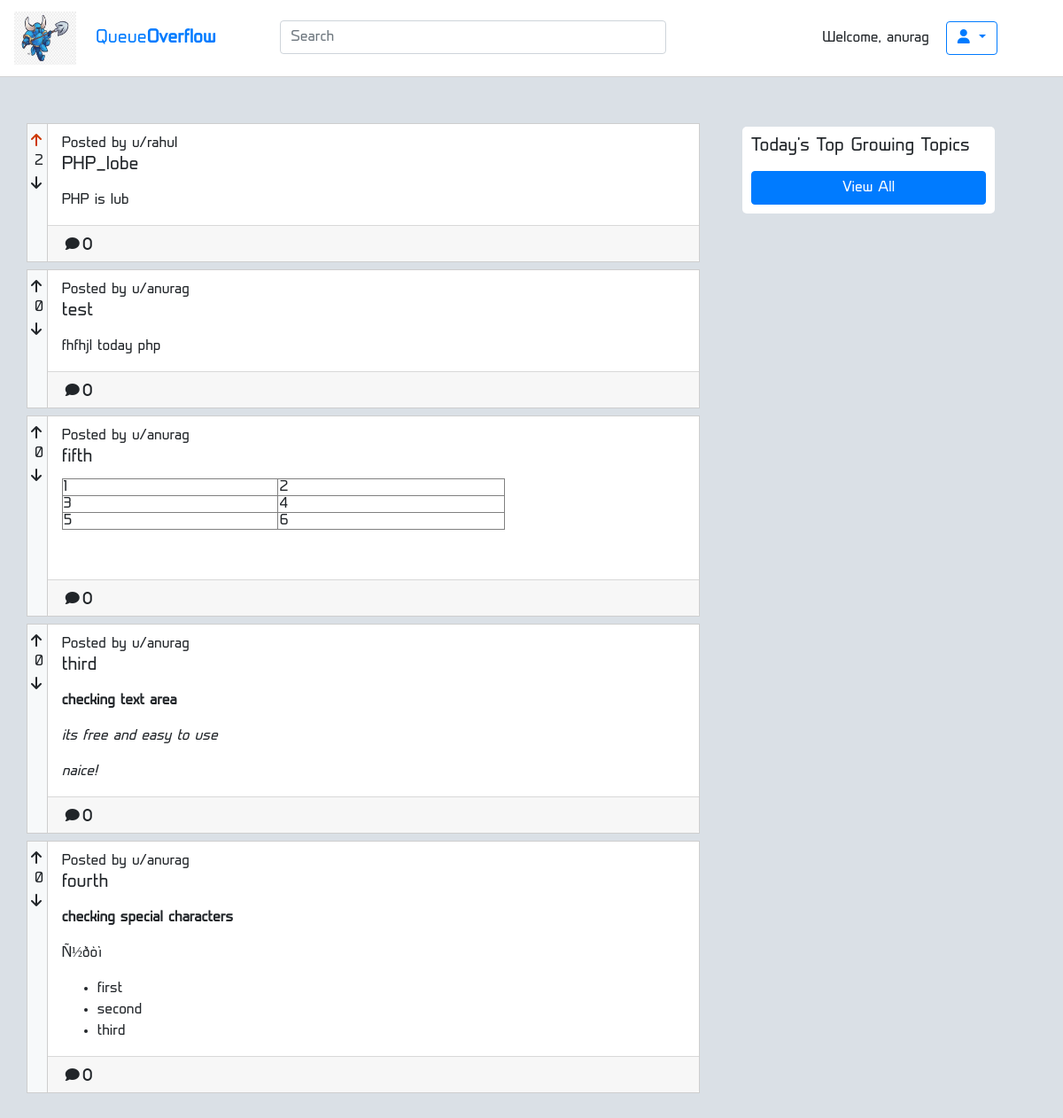
The app's page /index.php (signed in) with its own data.
### tables this page shows
CREATE TABLE `thread` (
  `tid` int(11) NOT NULL,
  `title` varchar(50) NOT NULL,
  `body` varchar(300) DEFAULT NULL,
  `dateOfCreation` date DEFAULT NULL,
  `creatorId` int(11) DEFAULT NULL,
  `categoryId` int(11) DEFAULT NULL,
  `vote` int(11) DEFAULT '0',
  `status` binary(1) DEFAULT '1'
);

CREATE TABLE `user` (
  `uid` int(11) NOT NULL,
  `username` varchar(30) NOT NULL,
  `password` varchar(30) NOT NULL,
  `email` varchar(30) NOT NULL,
  `name` varchar(30) NOT NULL,
  `mobile` int(10) NOT NULL,
  `country` varchar(30) NOT NULL,
  `gender` varchar(6) NOT NULL
);

### index.php (the view, shortened to what this page needs)
<?php
require "navbar.php"
?>
<div class="container py-5 ">
    <div class=row>
        <div class="col-8">
            <?php
                if(isset($_SESSION['id'])){
                    require "auth/config.php";
                    $sql = "SELECT * FROM thread NATURAL JOIN (SELECT follow as categoryId FROM pivot WHERE uid=".$_SESSION['id'].") as T ORDER BY dateOfCreation DESC";
                    $result = $conn->query($sql);
                    if($result->num_rows>0)
                    {
                        while($row = $result->fetch_assoc())
                        {
                            $sqlPoster = "SELECT username FROM user WHERE uid=".$row['creatorId'];
                            $resultPoster = $conn->query($sqlPoster);
                            $poster = $resultPoster->fetch_assoc();
                            $sqlcheck = "SELECT * FROM voting WHERE tid=".$row['tid']." AND uid=".$_SESSION['id'].";";
                            $resultcheck = $conn->query($sqlcheck);
                            $rowcheck = $resultcheck->fetch_assoc();
                            $upclass=null;
                            $downclass=null;
                            if($rowcheck['upvoted']==1)
                            {
                                $upclass="upped";
                                $downclass="down";
                            }
                            else if($rowcheck['downvoted']==1)
                            {
                                $upclass="up";
                                $downclass="downed";
                            }
                            else{
                                $upclass="up";
                                $downclass="down";
                            }
                            echo'<div class=" px-0 py-1">
                                <div class="row  " style="border:1px solid rgb(206, 206, 206);">
                                    <div class="vote-col pl-1" style="border-right:1px solid rgb(206, 206, 206);">
                                        <div id="u'.$row['tid'].'" class="'.$upclass.'" onClick="upvote('.$row['tid'].')"><i class="fa fa-arrow-up" aria-hidden="true"></i></div>
                                        <div id="v'.$row['tid'].'" class="vote p-1">'.$row['vote'].'</div>
                                        <div id="d'.$row['tid'].'" class="'.$downclass.'" onClick="downvote('.$row['tid'].')"><i class="fa fa-arrow-down" aria-hidden="true"></i></div>
                                    </div>
                                    <div class="data-col px-0 pb-0">
                                        <div class="pl-3">
                                        Posted by u/'.$poster['username'].'
                                        <h5 class="card-title">'.$row['title'].'</h5>
                                        <p class="card-text">'.$row['body'].'</p>
                                        </div>
                                        <div class="card-footer">
                                        <span><i class="fa fa-comment" aria-hidden="true"> 0</i></span>
                                        </div>
                                    </div>
                                </div>
                        </div>';
                        }
                    }
                }
            ?>
        </div>
        <div class="rt col-3  ml-5 mr-0 my-0 px-0 py-2">
                <div class="guidelines">
                    <h5>Today's Top Growing Topics</h5>
                    <a class="btn btn-primary btn-block mt-3" href="content.php">View All</a>
                </div>
        </div>
    </div>
</div>

### index.css (style rules this page uses)
html * { font-family: prime; }

### profile.css (style rules this page uses)
.vote-col { background: #F7F9FA; width: 3% !important; padding: 10px; text-align: center; }
.data-col { width: 97%; background: white; padding: 10px; }
.upped { color: #CC3700; }

### create.css (style rules this page uses)
.guidelines { background: white; border-radius: 5px; padding: 10px; font-size: 14px; }

### records on screen
thread: vote "2", creatorId.username "rahul", title "PHP_lobe", body "PHP is lub"
thread: vote "0", creatorId.username "anurag", title "test", body "fhfhjl today php"
thread: vote "0", creatorId.username "anurag", title "fifth", body "1 2 3 4 5 6"
thread: vote "0", creatorId.username "anurag", title "third", body "checking text area its free and easy to use naice!"
thread: vote "0", creatorId.username "anurag", title "fourth", body "checking special characters Ñ½ðòì first second third"

### other values on screen
$_SESSION['username'] "anurag"
